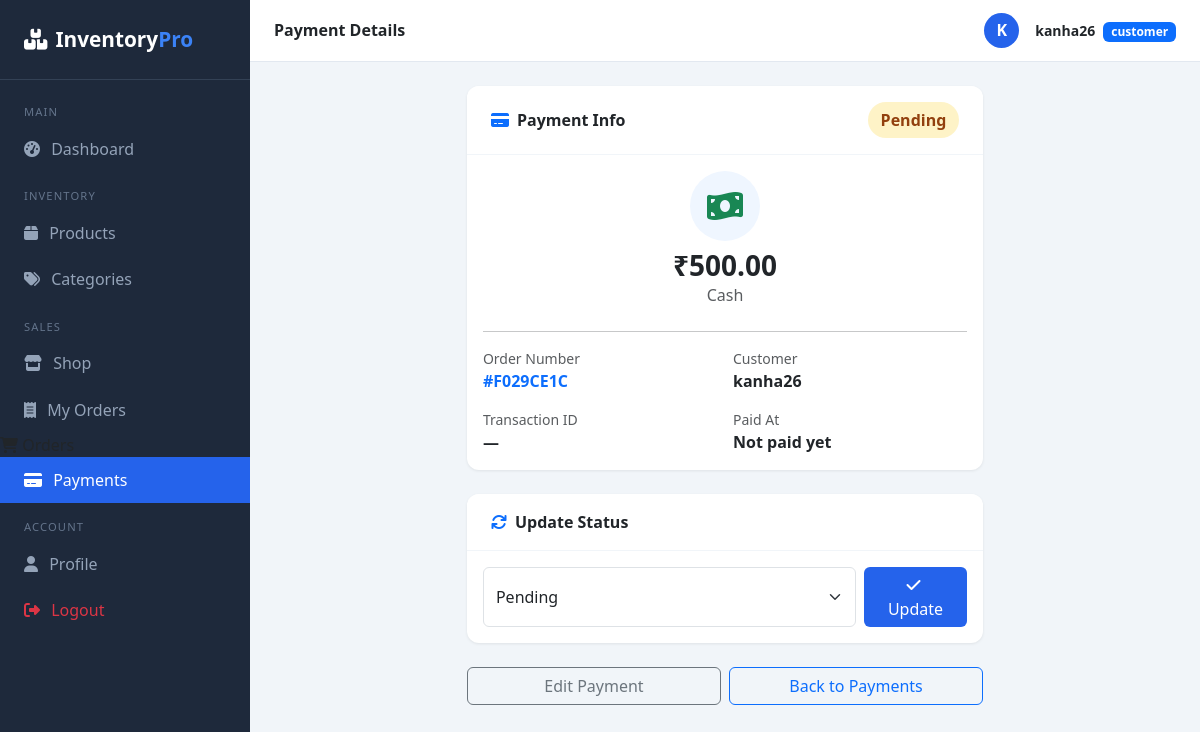
/payments/1/ (signed in), run on the app's committed database.
### accounts/models.py (models this page shows, shortened)
class User(AbstractUser):
    class Role(models.TextChoices):
        ADMIN = "admin", "Admin"
        STAFF = "staff", "Staff"
        CUSTOMER = "customer", "Customer"
    role = models.CharField(max_length=20, choices=Role.choices, default=Role.CUSTOMER)
    email = models.EmailField(unique=True)
    phone = models.CharField(max_length=15, blank=True)
    profile_photo = models.ImageField(upload_to="profiles/", blank=True, null=True)
    address = models.TextField(blank=True)

### payments/models.py (models this page shows, shortened)
class Payment(models.Model):
    class Method(models.TextChoices):
        CASH = "cash", "Cash"
        CARD = "card", "Card"
        UPI = "upi", "UPI"
        BANK_TRANSFER = "bank_transfer", "Bank Transfer"
    class Status(models.TextChoices):
        PENDING = "pending", "Pending"
        PAID = "paid", "Paid"
        FAILED = "failed", "Failed"
        REFUNDED = "refunded", "Refunded"
    order = models.OneToOneField(
        Order,
        on_delete=models.CASCADE,
        related_name="payment"
    )
    method = models.CharField(
        max_length=20,
        choices=Method.choices,
        default=Method.CASH
    )
    status = models.CharField(
        max_length=20,
        choices=Status.choices,
        default=Status.PENDING
    )
    amount = models.DecimalField(max_digits=12, decimal_places=2)
    transaction_id = models.CharField(max_length=100, blank=True)
    notes = models.TextField(blank=True)
    paid_at = models.DateTimeField(null=True, blank=True)
    created_at = models.DateTimeField(auto_now_add=True)
    updated_at = models.DateTimeField(auto_now=True)

### orders/models.py (models this page shows, shortened)
class Order(models.Model):
    class Status(models.TextChoices):
        PENDING = "pending", "Pending"
        PROCESSING = "processing", "Processing"
        SHIPPED = "shipped", "Shipped"
        DELIVERED = "delivered", "Delivered"
        CANCELLED = "cancelled", "Cancelled"
    order_number = models.CharField(max_length=20, unique=True, editable=False)
    customer = models.ForeignKey(
        User,
        on_delete=models.SET_NULL,
        null=True,
        related_name="customer_orders"
    )
    customer_name = models.CharField(max_length=200)
    customer_email = models.EmailField()
    customer_phone = models.CharField(max_length=15, blank=True)
    shipping_address = models.TextField()
    status = models.CharField(
        max_length=20,
        choices=Status.choices,
        default=Status.PENDING
    )
    total_amount = models.DecimalField(max_digits=12, decimal_places=2, default=0)
    notes = models.TextField(blank=True)
    created_by = models.ForeignKey(
        User,
        on_delete=models.SET_NULL,
        null=True,
        blank=True,
        related_name="orders_created"
    )
    created_at = models.DateTimeField(auto_now_add=True)
    updated_at = models.DateTimeField(auto_now=True)

### payments/views.py (the view)
# urls.py: path("<int:pk>/", views.payment_detail, name="payment_detail"),
@login_required
def payment_detail(request, pk):
    payment = get_object_or_404(Payment, pk=pk)
    return render(request, "payments/payment_detail.html", {"payment": payment})

### inventory_project/templates/payments/payment_detail.html (shortened to what this page needs)
{% extends 'base.html' %}
{% block page_title %}Payment Details{% endblock %}
{% block content %}
<div class="row justify-content-center">
  <div class="col-lg-7">
    <div class="card mb-4">
      <div class="card-header d-flex justify-content-between align-items-center">
        <span><i class="fas fa-credit-card me-2 text-primary"></i>Payment Info</span>
        <span class="badge-{{ payment.status }} fs-6">{{ payment.get_status_display }}</span>
      </div>
      <div class="card-body">
        <div class="text-center mb-4">
          <div class="d-inline-flex align-items-center justify-content-center rounded-circle mb-2"
               style="width:70px;height:70px;background:#eff6ff;">
            {% if payment.method == 'cash' %}<i class="fas fa-money-bill-wave fa-2x text-success"></i>{% endif %}
          </div>
          <h3 class="fw-bold mb-0">₹{{ payment.amount }}</h3>
          <p class="text-muted">{{ payment.get_method_display }}</p>
        </div>
        <hr>
        <div class="row g-3">
          <div class="col-6">
            <small class="text-muted d-block">Order Number</small>
            <a href="{% url 'order_detail' payment.order.pk %}" class="fw-semibold text-decoration-none">
              #{{ payment.order.order_number }}
            </a>
          </div>
          <div class="col-6">
            <small class="text-muted d-block">Customer</small>
            <span class="fw-semibold">{{ payment.order.customer_name }}</span>
          </div>
          <div class="col-6">
            <small class="text-muted d-block">Transaction ID</small>
            <span class="fw-semibold">{{ payment.transaction_id|default:"—" }}</span>
          </div>
          <div class="col-6">
            <small class="text-muted d-block">Paid At</small>
            <span class="fw-semibold">
              {% if payment.paid_at %}{{ payment.paid_at|date:"M d, Y H:i" }}{% else %}Not paid yet{% endif %}
            </span>
          </div>
        </div>
      </div>
    </div>
    <div class="card mb-4">
      <div class="card-header"><i class="fas fa-sync me-2 text-primary"></i>Update Status</div>
      <div class="card-body">
        <form method="post" action="{% url 'payment_status_update' payment.pk %}" class="d-flex gap-2">
          <select name="status" class="form-select">
            <option value="pending" {% if payment.status == 'pending' %}selected{% endif %}>Pending</option>
          </select>
          <button class="btn btn-primary px-4"><i class="fas fa-check me-1"></i>Update</button>
        </form>
      </div>
    </div>
    <div class="d-flex gap-2">
      <a href="{% url 'payment_edit' payment.pk %}" class="btn btn-outline-secondary w-100">Edit Payment</a>
      <a href="{% url 'payment_list' %}" class="btn btn-outline-primary w-100">Back to Payments</a>
    </div>
  </div>
</div>
{% endblock %}

### inventory_project/templates/base.html (shortened to what this page needs)
<!DOCTYPE html>
<html lang="en">
<head>
  <link href="https://cdn.jsdelivr.net/npm/bootstrap@5.3.0/dist/css/bootstrap.min.css" rel="stylesheet">
  <link href="https://cdnjs.cloudflare.com/ajax/libs/font-awesome/6.4.0/css/all.min.css" rel="stylesheet">
</head>
<body>
{% if user.is_authenticated %}
<div class="sidebar">
  <div class="sidebar-brand">
    <i class="fas fa-boxes me-2"></i>Inventory<span>Pro</span>
  </div>
  <nav class="mt-2">
    <div class="nav-label">Main</div>
    <a href="{% url 'dashboard' %}" class="nav-link {% if request.resolver_match.url_name == 'dashboard' %}active{% endif %}">
      <i class="fas fa-tachometer-alt"></i> Dashboard</a>
    <div class="nav-label">Inventory</div>
    <a href="{% url 'product_list' %}" class="nav-link {% if 'product' in request.resolver_match.url_name %}active{% endif %}">
      <i class="fas fa-box"></i> Products</a>
    <a href="{% url 'category_list' %}" class="nav-link {% if 'category' in request.resolver_match.url_name %}active{% endif %}">
      <i class="fas fa-tags"></i> Categories</a>
    <div class="nav-label">Sales</div>
    {% if user.role == 'customer' %}
      <a href="{% url 'storefront' %}" class="nav-link {% if request.resolver_match.url_name == 'storefront' %}active{% endif %}">
        <i class="fas fa-store"></i> Shop</a>
      <a href="{% url 'my_orders' %}" class="nav-link {% if request.resolver_match.url_name == 'my_orders' %}active{% endif %}">
        <i class="fas fa-receipt"></i> My Orders</a>
    {% endif %}
        <i class="fas fa-shopping-cart"></i> Orders</a>
      <a href="{% url 'payment_list' %}" class="nav-link {% if 'payment' in request.resolver_match.url_name %}active{% endif %}">
        <i class="fas fa-credit-card"></i> Payments</a>
    <div class="nav-label">Account</div>
    <a href="{% url 'profile' %}" class="nav-link {% if request.resolver_match.url_name == 'profile' %}active{% endif %}">
      <i class="fas fa-user"></i> Profile</a>
    <a href="{% url 'logout' %}" class="nav-link text-danger">
      <i class="fas fa-sign-out-alt"></i> Logout</a>
  </nav>
</div>
<div class="main-content">
  <div class="topbar">
    <h6 class="mb-0 fw-semibold">{% block page_title %}Dashboard{% endblock %}</h6>
    <div class="d-flex align-items-center gap-3">
      {% if user.profile_photo %}
        <img src="{{ user.profile_photo.url }}" class="rounded-circle" width="35" height="35" style="object-fit:cover;">
      {% else %}
        <div style="width:35px;height:35px;background:#2563eb;border-radius:50%;display:flex;align-items:center;justify-content:center;color:#fff;font-weight:700;">
          {{ user.username|first|upper }}
        </div>
      {% endif %}
      <div>
        <span class="fw-semibold small">{{ user.username }}</span>
        <span class="badge bg-primary ms-1 small">{{ user.role }}</span>
      </div>
    </div>
  </div>
  <div class="page-body">
    {% block content %}{% endblock %}
  </div>
</div>
{% else %}
  {% block auth_content %}{% endblock %}
{% endif %}
</body>
</html>

### inventory_project/templates/base.html (style rules this page uses)
:root { --primary: #2563eb; --sidebar-width: 250px; }
body { background: #f1f5f9; font-family: 'Segoe UI', sans-serif; }
.sidebar { width: var(--sidebar-width); background: #1e293b; min-height: 100vh; position: fixed; top: 0; left: 0; z-index: 100; }
.sidebar-brand { padding: 1.5rem; color: #fff; font-size: 1.3rem; font-weight: 700; border-bottom: 1px solid #334155; }
.sidebar-brand span { color: #3b82f6; }
.sidebar .nav-link { color: #94a3b8; padding: .7rem 1.5rem; display: flex; align-items: center; gap: .7rem; transition: all .2s; }
.sidebar .nav-link:hover, .sidebar .nav-link.active { color: #fff; background: #2563eb; }
.sidebar .nav-label { color: #64748b; font-size: .7rem; text-transform: uppercase; letter-spacing: .1em; padding: 1rem 1.5rem .3rem; }
.main-content { margin-left: var(--sidebar-width); }
.topbar { background: #fff; padding: .8rem 1.5rem; border-bottom: 1px solid #e2e8f0; display: flex; justify-content: space-between; align-items: center; position: sticky; top: 0; z-index: 99; }
.page-body { padding: 1.5rem; }
.card { border: none; border-radius: 12px; box-shadow: 0 1px 3px rgba(0,0,0,.08); }
.card-header { background: #fff; border-bottom: 1px solid #f1f5f9; font-weight: 600; border-radius: 12px 12px 0 0 !important; padding: 1rem 1.5rem; }
.badge-pending { background: #fef3c7; color: #92400e; padding: .4rem .8rem; border-radius: 20px; font-size: .75rem; }
.btn-primary { background: #2563eb; border: none; }

### data on the page
User: username|first "K", username "kanha26", role "customer"
Payment: status "Pending", amount "500.00", method "Cash", order.order_number "F029CE1C", order.customer_name "kanha26", transaction_id "—"
